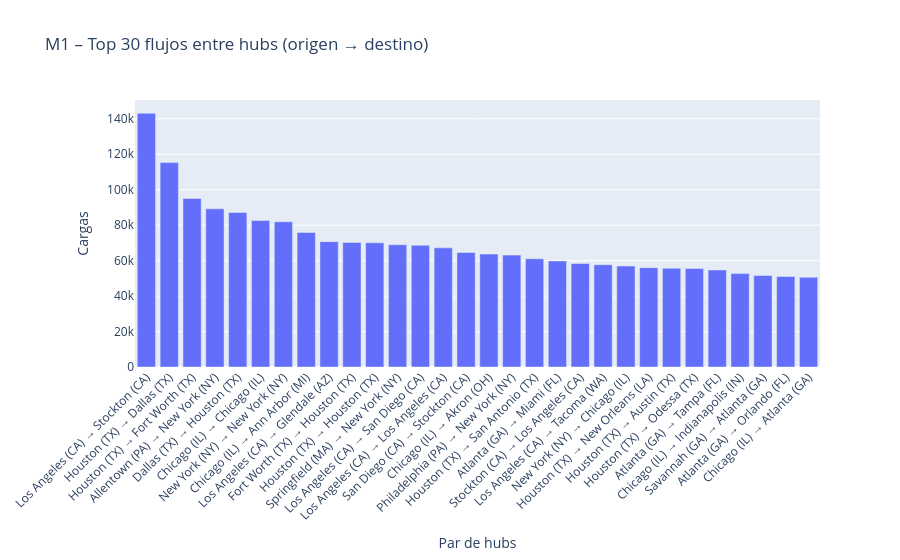

Notebook source saved alongside this figure:
### Code cell
# Top 30 flujos: bar chart
top_flujos = flujos.head(30).copy()
top_flujos['par'] = top_flujos['origen'] + ' → ' + top_flujos['destino']

fig_flujo = px.bar(
    top_flujos, x='par', y='cargas',
    title='M1 – Top 30 flujos entre hubs (origen → destino)',
    labels={'cargas': 'Cargas', 'par': 'Par de hubs'}
)
fig_flujo.update_layout(xaxis_tickangle=-45)
fig_flujo.show()

### Figure 1 — Plotly figure (JSON) as saved in the notebook; plotly's stock layout.template omitted (floating-point values rounded to 4 significant figures)
{"data": [{"hovertemplate": "Par de hubs=%{x}<br>Cargas=%{y}<extra></extra>", "legendgroup": "", "marker": {"color": "#636efa", "pattern": {"shape": ""}}, "name": "", "orientation": "v", "showlegend": false, "textposition": "auto", "type": "bar", "x": ["Los Angeles (CA) → Stockton (CA)", "Houston (TX) → Dallas (TX)", "Houston (TX) → Fort Worth (TX)", "Allentown (PA) → New York (NY)", "Dallas (TX) → Houston (TX)", "Chicago (IL) → Chicago (IL)", "New York (NY) → New York (NY)", "Chicago (IL) → Ann Arbor (MI)", "Los Angeles (CA) → Glendale (AZ)", "Fort Worth (TX) → Houston (TX)", "Houston (TX) → Houston (TX)", "Springfield (MA) → New York (NY)", "Los Angeles (CA) → San Diego (CA)", "Los Angeles (CA) → Los Angeles (CA)", "San Diego (CA) → Stockton (CA)", "Chicago (IL) → Akron (OH)", "Philadelphia (PA) → New York (NY)", "Houston (TX) → San Antonio (TX)", "Atlanta (GA) → Miami (FL)", "Stockton (CA) → Los Angeles (CA)", "Los Angeles (CA) → Tacoma (WA)", "New York (NY) → Chicago (IL)", "Houston (TX) → New Orleans (LA)", "Houston (TX) → Austin (TX)", "Houston (TX) → Odessa (TX)", "Atlanta (GA) → Tampa (FL)", "Chicago (IL) → Indianapolis (IN)", "Savannah (GA) → Atlanta (GA)", "Atlanta (GA) → Orlando (FL)", "Chicago (IL) → Atlanta (GA)"], "xaxis": "x", "y": [143082, 115303, 95079, 89229, 87183, 82629, 81924, 75878, 70720, 70242, 70060, 68948, 68689, 67218, 64633, 63732, 63126, 61059, 59851, 58379, 57684, 56933, 56039, 55708, 55594, 54739, 52691, 51594, 51042, 50574], "yaxis": "y"}], "layout": {"barmode": "relative", "legend": {"tracegroupgap": 0}, "title": {"text": "M1 – Top 30 flujos entre hubs (origen → destino)"}, "xaxis": {"anchor": "y", "domain": [0, 1], "tickangle": -45, "title": {"text": "Par de hubs"}}, "yaxis": {"anchor": "x", "domain": [0, 1], "title": {"text": "Cargas"}}}}
